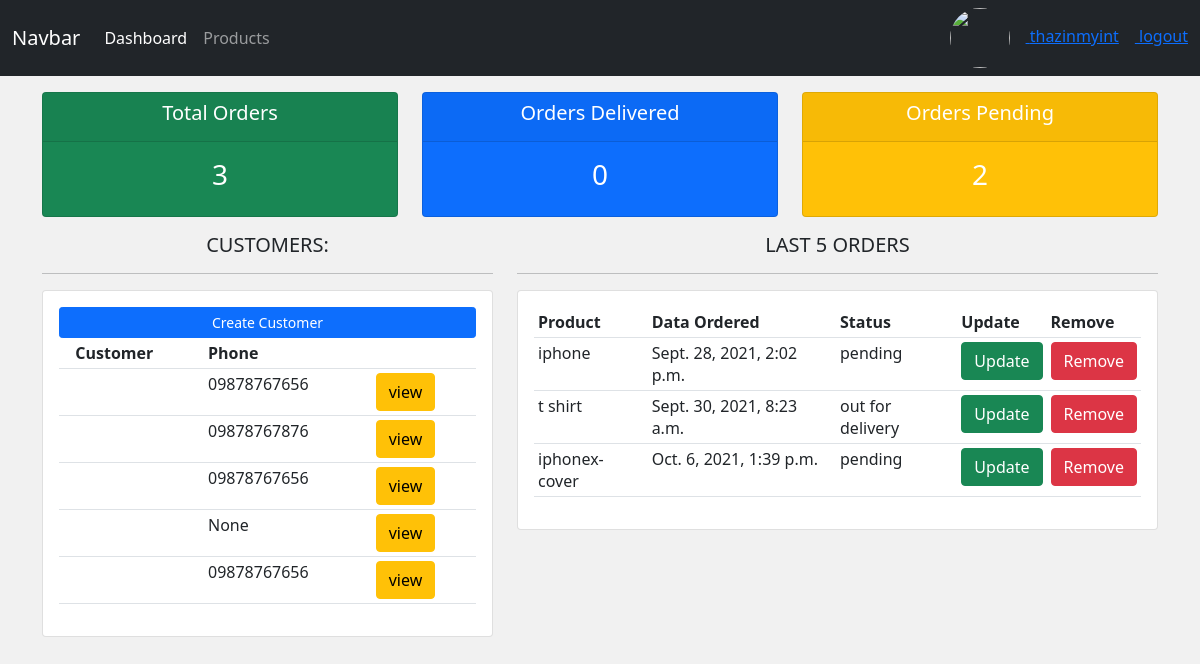
Before: / (signed in) with the older database file.
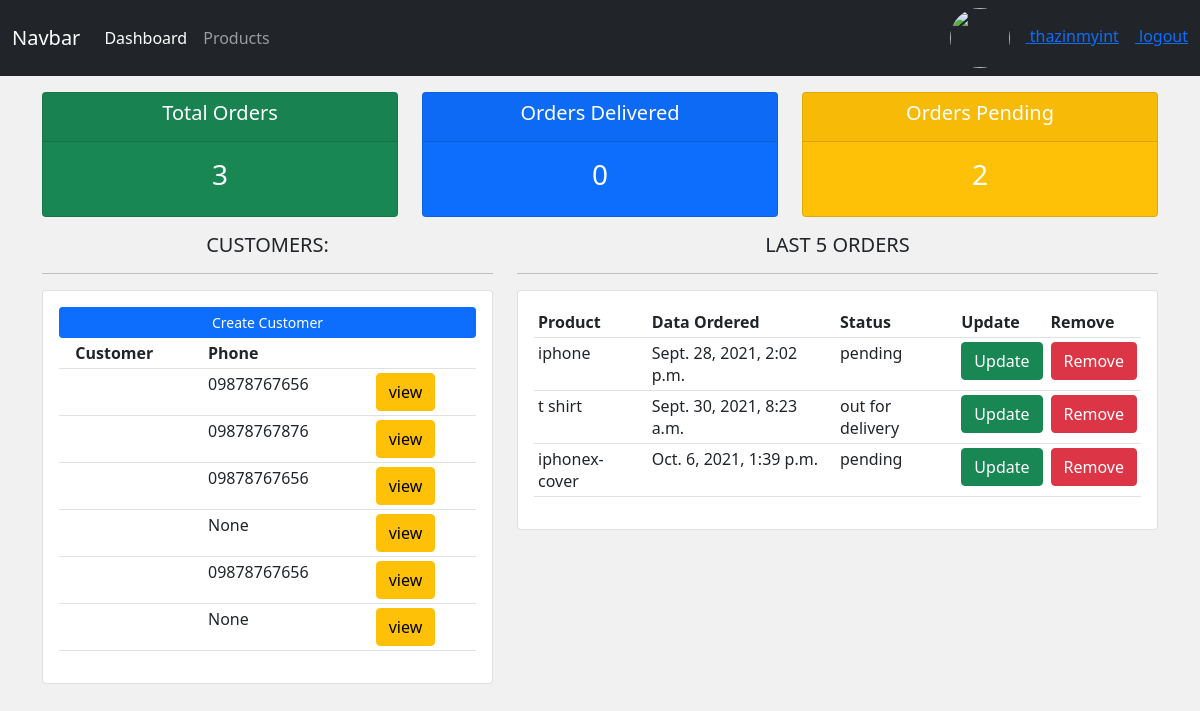
After: the same page with the newer database file.
### accounts/models.py (models this page shows, shortened)
class Customer(models.Model):
    user=models.OneToOneField(User,on_delete=models.CASCADE,null=True)
    profile_pic=models.ImageField(null=True,blank=True,upload_to='static/profiles',
    default="static/profiles/default.png")
    email=models.CharField(max_length=200,null=True)
    phone=models.CharField(max_length=200,null=True)
    created_at=models.DateTimeField(auto_now_add=True)

class Order(models.Model):
    status=(
        ('pending','Pending'),
        ('out for delivery','Out For Delivery'),
        ('delivered','Delivered')
    )
    customer=models.ForeignKey(Customer,null=True,on_delete=models.SET_NULL)
    product=models.ForeignKey(Product,null=True,on_delete=models.SET_NULL)
    created_at=models.DateTimeField(auto_now_add=True)
    status=models.CharField(max_length=200,null=True,choices=status)

class Product(models.Model):
    category=(
        ('indoor','In Door'),
        ('outdoor','Out Door')
    )
    name=models.CharField(max_length=200,null=True)
    price=models.FloatField(null=True)
    category=models.CharField(max_length=200,null=True,choices=category)
    description=models.CharField(max_length=200,null=True,blank=True)
    created_at=models.DateTimeField(auto_now_add=True)
    tags=models.ManyToManyField(Tag)

### accounts/decorators.py (the view)
    def wrapper(request):
        if request.user.groups.first().name=='admin':
            return view_fun(request)
        if request.user.groups.first().name=='customer':
            return redirect('/customer_profile')

### accounts/views.py (called while the page is built)
@login_required(login_url='/login')
@admin_only
def dashboard(request):
    customers=Customer.objects.all()
    orders=Order.objects.all()
    total=orders.count()
    delivered=Order.objects.filter(status='delivered').count()
    pending=Order.objects.filter(status='pending').count()
    return render(request,'accounts/dashboard.html',{
        'customers':customers,
        'orders':orders,
        'total':total,
        'delivered':delivered,
        'pending':pending
    })

### accounts/templates/accounts/dashboard.html
{% extends 'accounts/master.html' %}
{% block content %}
<div class="row">
    <div class="col">
        <div class="col-md">
            <div class="card text-center text-white mb-3 bg-success">
                <div class="card-header">
                    <h5 class="card-title">Total Orders</h5>
                </div>
                <div class="card-body">
                    <h3 class="card-title">{{total}}</h3>
                </div>
            </div>
        </div>
    </div>
    <div class="col">
        <div class="col-md">
            <div class="card text-center text-white mb-3 bg-primary">
                <div class="card-header">
                    <h5 class="card-title">Orders Delivered</h5>
                </div>
                <div class="card-body">
                    <h3 class="card-title">{{delivered}}</h3>
                </div>
            </div>
        </div>
    </div>
    <div class="col">
        <div class="col-md">
            <div class="card text-center text-white mb-3 bg-warning">
                <div class="card-header">
                    <h5 class="card-title">Orders Pending</h5>
                </div>
                <div class="card-body">
                    <h3 class="card-title">{{pending}}</h3>
                </div>
            </div>
        </div>
    </div>
</div>
<div class="row">
    <div class="col-md-5">
        <h5 class="text-center">CUSTOMERS: </h5>
        <hr>
        <div class="card card-body">
            <a class="btn btn-primary btn-sm btn-block" href="#">
            Create Customer</a>
            <table class="table table-sm">
                <tr>
                    <th></th>
                    <th>Customer</th>
                    <th>Phone</th>
                    <th></th>
                </tr>
                {% for customer in customers %}
                    <tr>
                        <td></td>
                        <td>{{customer.name}}</td>
                        <td>{{customer.phone}}</td>
                        <td><a href="{% url 'customers.show' customer.id %}"class="btn btn-warning">
                        view</a></td>
                    </tr>
                {% endfor %}
            </table>
        </div>
    </div>
    <div class="col-md-7">
        <h5 class="text-center">LAST 5 ORDERS</h5>
        <hr>
        <div class="card card-body">
            <table class="table table-sm">
                <tr>
                    <th>Product</th>
                    <th>Data Ordered</th>
                    <th>Status</th>
                    <th>Update</th>
                    <th>Remove</th>
                </tr>
               {% for order in orders %}
                <tr>
                    <td>{{order.product.name}}</td>
                    <td>{{order.created_at}}</td>
                    <td>{{order.status}}</td>
                    <td><a href="{% url 'order.update' order.id %}" class="btn btn-success">
                    Update</a></td>
                    <td><a href="{% url 'order.delete' order.id %}" class="btn btn-danger">
                    Remove</a></td>
                </tr>
               {% endfor %}
            </table>
        </div>
    </div>
</div>
{% endblock content %}

Changed rows visible on the page:
added Customer: phone "None"
